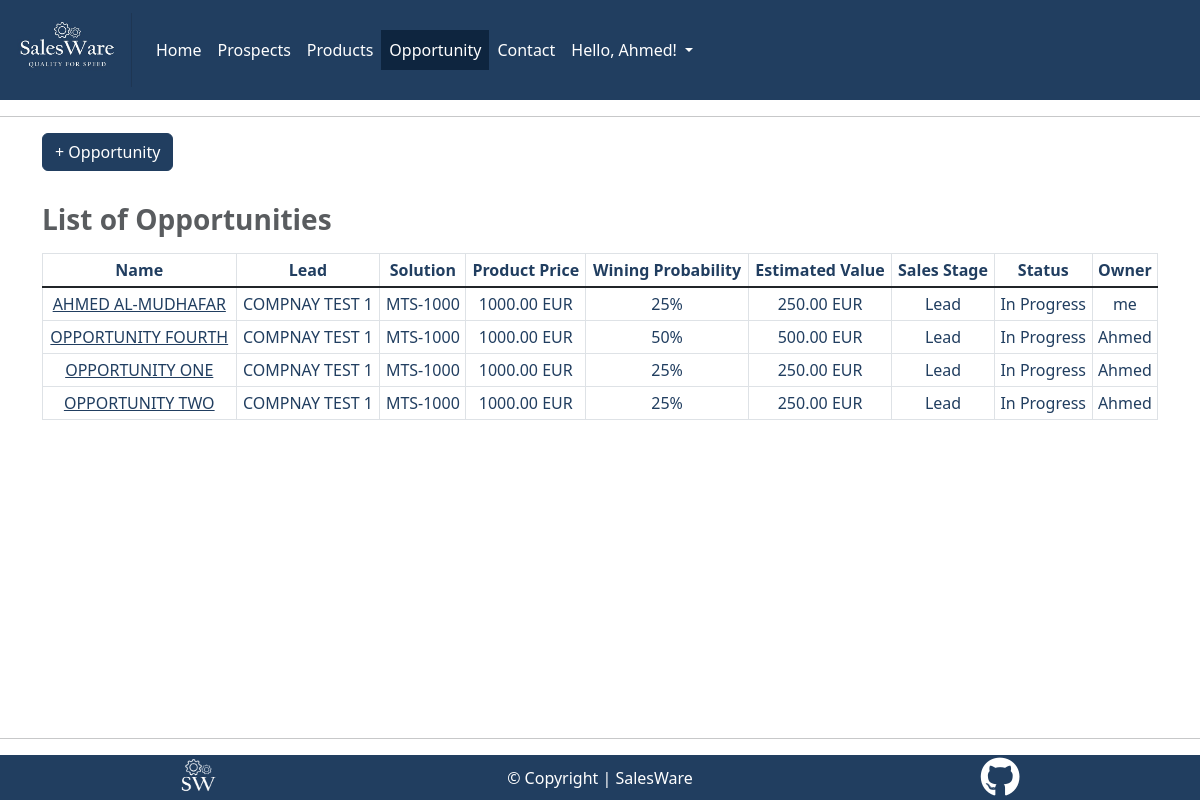
Screenshot of /opportunity/ (signed in) with the database file from the repository.
### opportunity/models.py (models this page shows)
class Opportunity(models.Model):
    name = UpperCaseConverter(
        max_length=60,
        unique=True,
        default=None,
        null=False,
    )
    lead = models.ForeignKey(
        Prospect,
        on_delete=models.CASCADE,
        default=None,
        null=False,
    )
    solution = models.ForeignKey(
        Product,
        on_delete=models.CASCADE,
        default=None,
        blank=False,
        null=False,
    )
    note = models.CharField(
        max_length=500,
        default=None,
        null=True,
    )
    PROBABILITY_OPTIONS = [
        (25, '25%'),
        (50, '50%'),
        (75, '75%'),
        (100, '100%'),
    ]
    probability = models.IntegerField(
        choices=PROBABILITY_OPTIONS,
        default=25,
        blank=False,
        null=False,
    )
    STAGE_OPTIONS = (
        ('Lead', 'Lead'),
        ('Proposal', 'Proposal'),
        ('Negotiation', 'Negotiation'),
        ('Close', 'Close')
    )
    sales_stage = models.CharField(
        max_length=12,
        choices=STAGE_OPTIONS,
        default="Lead",
        blank=False,
        null=False,
    )
    is_closed = models.BooleanField(
        default=False
    )
    STATUS_OPTIONS = [
        ('Won', 'Won'),
        ('Lost', 'Lost'),
        ('In Progress', 'In Progress')
    ]
    status = models.CharField(
        max_length=11,
        choices=STATUS_OPTIONS,
        default='In progress',
        blank=False,
        null=False,
    )
    owner = models.ForeignKey(
        User,
        on_delete=models.CASCADE,
        null=True,
    )
    created_on = models.DateTimeField(
        auto_now_add=True,
        null=False,
    )
    updated_at = models.DateTimeField(
        auto_now=True,
        null=False,
    )
    @property
    def winning_probability(self):
        return f"{self.probability}%"
    @property
    def estimation(self):
        est_value = str(self.solution.price * self.probability /
                        100) + ' ' + self.solution.currency
        return est_value

### prospect/models.py (models this page shows)
class Prospect(models.Model):
    company = UpperCaseConverter(
        max_length=60,
        unique=True,
        default=None,
        null=False,
        )
    first_name = models.CharField(max_length=40)
    last_name = models.CharField(max_length=40, default=None, null=False)
    email = models.EmailField(default=None, null=False)
    title = models.CharField(max_length=60, default=None, null=True)
    industry = models.CharField(max_length=60, default=None, null=False)
    country = models.CharField(max_length=60, default=None, null=False)
    owner = models.ForeignKey(
        User, on_delete=models.CASCADE,
        default=None,
        null=False,
    )
    created_on = models.DateTimeField(
        auto_now_add=True, null=False,
    )
    updated_at = models.DateTimeField(
        auto_now=True, null=False,
    )
    class Meta:
        ordering = ["company"]
    def __str__(self):
        return self.company

### product/models.py (models this page shows)
class Product(models.Model):
    name = UpperCaseConverter(
        max_length=60,
        unique=True,
        default=None,
        null=False,
    )
    price = models.DecimalField(
        max_digits=10,
        decimal_places=2,
        default=None,
        null=False)
    CURRENCY_OPTIONS = (
        ('EUR', 'EUR'),
        ('USD', 'USD'),
        ('GBP', 'GBP')
    )
    currency = models.CharField(
        max_length=3,
        choices=CURRENCY_OPTIONS,
        default="EUR",
    )
    owner = models.ForeignKey(
        User, on_delete=models.CASCADE,
        default=None,
        null=False,
    )
    created_on = models.DateTimeField(
        auto_now_add=True, null=False,
    )
    updated_at = models.DateTimeField(
        auto_now=True, null=False,
    )
    class Meta:
        ordering = ["name"]
    @property
    def product_price(self):
        return f"{self.price} {self.currency}"
    def __str__(self):
        return self.name

### opportunity/views.py (the view)
class OpportunityList(generic.ListView):
    queryset = Opportunity.objects.all().order_by('name')
    template_name = "opportunity/opportunity_list.html"
    paginate_by = 15

### opportunity/templates/opportunity/opportunity_list.html (shortened to what this page needs)
{% extends "base.html" %}
{% load static %}
{% block content %}
{% if user.is_authenticated %}
<div class="container">
    <div class="row">
        <div class="col-4">
            <a class="btn btn-primary" href="{% url 'opportunity_create' %}">
                + Opportunity
            </a>
        </div>
    </div>
</div>
<div class="container text-center mt-4">
    <div class="row">
        <div class="col-12 table-responsive-lg">
            <table class="table table-bordered table-hover table-sm">
                <caption class="caption-top"><h1 class="h3 text-muted"><strong>List of Opportunities</strong></h1></caption>
                <thead>
                    <tr>
                        <th scope="col">Name</th>
                        <th scope="col">Lead</th>
                        <th scope="col">Solution</th>
                        <th scope="col">Product Price</th>
                        <th scope="col">Wining Probability</th>
                        <th scope="col">Estimated Value</th>
                        <th scope="col">Sales Stage</th>
                        <th scope="col">Status</th>
                        <th scope="col">Owner</th>
                    </tr>
                </thead>
                <tbody class="table-group-divider">
                    {% for opportunity in object_list %}
                    <tr>
                        <td>
                            <a href="{% url 'opportunity_detail' opportunity.id%}"
                                class="salesware-txt-color">{{opportunity.name}}</a>
                        </td>
                        <td>{{ opportunity.lead }}</td>
                        <td>{{ opportunity.solution }}</td>
                        <td>{{ opportunity.solution.product_price }}</td>
                        <td>{{ opportunity.winning_probability }}</td>
                        <td>{{ opportunity.estimation }}</td>
                        <td>{{ opportunity.sales_stage }}</td>
                        <td>{{ opportunity.status }}</td>
                        <td>{{ opportunity.owner }}</td>
                    </tr>
                    {% endfor %}
                </tbody>
            </table>
        </div>
    </div>
</div>
{% endif %}
{% endblock content %}

### templates/base.html (shortened to what this page needs)
{% load static %}
{% url 'account_login' as login_url %}
{% url 'account_signup' as signup_url %}
{% url 'account_logout' as logout_url %}
{% url 'home' as home_url %}
{% url 'prospect_list' as prospect_url %}
{% url 'product_list' as product_url %}
{% url 'opportunity_list' as opportunity_url %}
{% url 'contact' as contact_url %}
<!DOCTYPE html>
<html lang="en">
<head>
    <link href="https://cdn.jsdelivr.net/npm/bootstrap@5.3.3/dist/css/bootstrap.min.css" rel="stylesheet"
>
    <link href="https://cdn.jsdelivr.net/npm/select2@4.1.0-rc.0/dist/css/select2.min.css" rel="stylesheet">
    <link rel="stylesheet" href="{% static 'css/style.css' %}">
</head>
<body>
    <header>
        <div class="container-fluid">
            <div class="row">
                <nav class="navbar navbar-expand-md">
                    <a class="navbar-brand text-white" href="/">
                        <img src="/static/images/medium_logo.jpg" alt="SalesWare Logo" width="132" height="74"
                            style="object-fit: cover;">
                    </a>
                    <div class="collapse navbar-collapse" id="navbarText">
                        <ul class="navbar-nav me-auto mb-2 mb-lg-0">
                            {% if user.is_authenticated %}
                            <li class="nav-item">
                                <a class="nav-link text-white {% if request.path == home_url %}active{% endif %}"
                                    href="/#">Home</a>
                            </li>
                            <li class="nav-item">
                                <a class="nav-link text-white {% if request.path == prospect_url %}active{% endif %}"
                                    href="{% url 'prospect_list' %}">Prospects</a>
                            </li>
                            <li class="nav-item">
                                <a class="nav-link text-white {% if request.path == product_url %}active{% endif %}"
                                    href="{% url 'product_list' %}">Products</a>
                            </li>
                            <li class="nav-item">
                                <a class="nav-link text-white {% if request.path == opportunity_url %}active{% endif %}"
                                    href="{% url 'opportunity_list' %}">Opportunity</a>
                            </li>
                            <li class="nav-item">
                                <a class="nav-link text-white {% if request.path == contact_url %}active{% endif %}"
                                    href="{% url 'contact' %}">Contact</a>
                            </li>
                            {% endif %}
                            <li class="nav-item dropdown">
                                {% if user.is_authenticated %}
                                <a class="nav-link dropdown-toggle" href="#" role="button" data-bs-toggle="dropdown"
                                    aria-expanded="false">
                                    Hello, {{ user.username }}!
                                </a>
                                {% endif %}
                            </li>
                        </ul>
                    </div>
                </nav>
            </div>
        </div>
    </header>
    <hr>
    <main>
        {% block content %}{% endblock content %}
    </main>
    <hr>
    <footer>
        <div class="container-fluid salesware-background-color text-white">
            <div class="row align-items-center">
                <div class="col text-center"><img src="/static/images/small_logo.jpg" alt="Small Logo" width="80"
                        height="45"></div>
                <div class="col d-none d-md-block text-center">&copy; Copyright | SalesWare</div>
                <div class="col text-center"><a href="https://github.com/ahmedcodein" target="_blank" rel="noopener"
                        aria-label="author's GitHub repository"><i
                            class="fa-brands fa-github pages-icons fs-1 text-white"></i></a></div>
            </div>
        </div>
    </footer>
</body>
</html>

### static/css/style.css (style rules this page uses)
html, body { height: 100vh; }
body { display: flex; flex-direction: column; }
main { flex-grow: 1; }
.salesware-background-color { background-color: #213E60; }
.salesware-txt-color { color: #213E60; }
.navbar { background-color: #213E60; color: #fff; }
.nav-link { color: #fff; background-color: #213E60; }
.navbar-nav .nav-link.active, .navbar-nav .nav-link.show { color: #fff; }
.nav-link.active { background-color: #0E253F; }
.table td, .table th { color: #213E60; }
caption { color: #213E60; }
.btn-primary { --bs-btn-color: #fff; --bs-btn-bg: #213E60; --bs-btn-border-color: #213E60; --bs-btn-hover-color: #fff; --bs-btn-hover-bg: #213E60; --bs-btn-hover-border-color: #213E60; --bs-btn-focus-shadow-rgb: 49, 132, 253; --bs-btn-active-color: #fff; --bs-btn-active-bg: #213E60; --bs-btn-active-border-color: #213E60; --bs-btn-active-shadow: inset 0 3px 5px rgba(0, 0, 0, 0.125); --bs-btn-disabled-color: #fff; --bs-btn-disabled-bg: #213E60; --bs-btn-disabled-border-color: #213E60; }

### rows the page displays
Opportunity: name "AHMED AL-MUDHAFAR", lead "COMPNAY TEST 1", solution "MTS-1000", solution.product_price "1000.00 EUR", winning_probability "25%", estimation "250.00 EUR", sales_stage "Lead", status "In Progress", owner "me"
Opportunity: name "OPPORTUNITY FOURTH", lead "COMPNAY TEST 1", solution "MTS-1000", solution.product_price "1000.00 EUR", winning_probability "50%", estimation "500.00 EUR", sales_stage "Lead", status "In Progress", owner "Ahmed"
Opportunity: name "OPPORTUNITY ONE", lead "COMPNAY TEST 1", solution "MTS-1000", solution.product_price "1000.00 EUR", winning_probability "25%", estimation "250.00 EUR", sales_stage "Lead", status "In Progress", owner "Ahmed"
Opportunity: name "OPPORTUNITY TWO", lead "COMPNAY TEST 1", solution "MTS-1000", solution.product_price "1000.00 EUR", winning_probability "25%", estimation "250.00 EUR", sales_stage "Lead", status "In Progress", owner "Ahmed"

### other values shown
{{ user.username }} "Ahmed"
